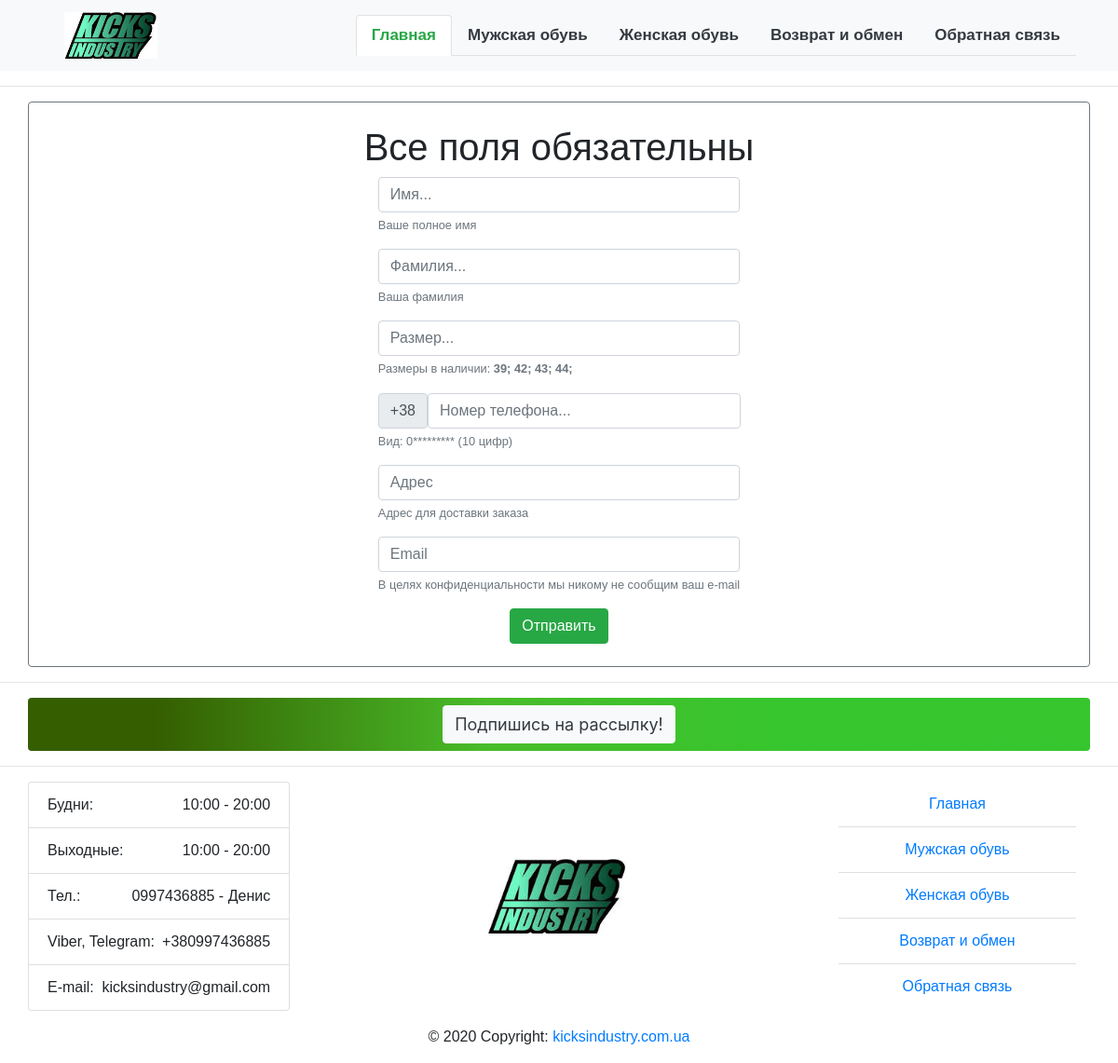
The page /order/2/ on the database as committed earlier.
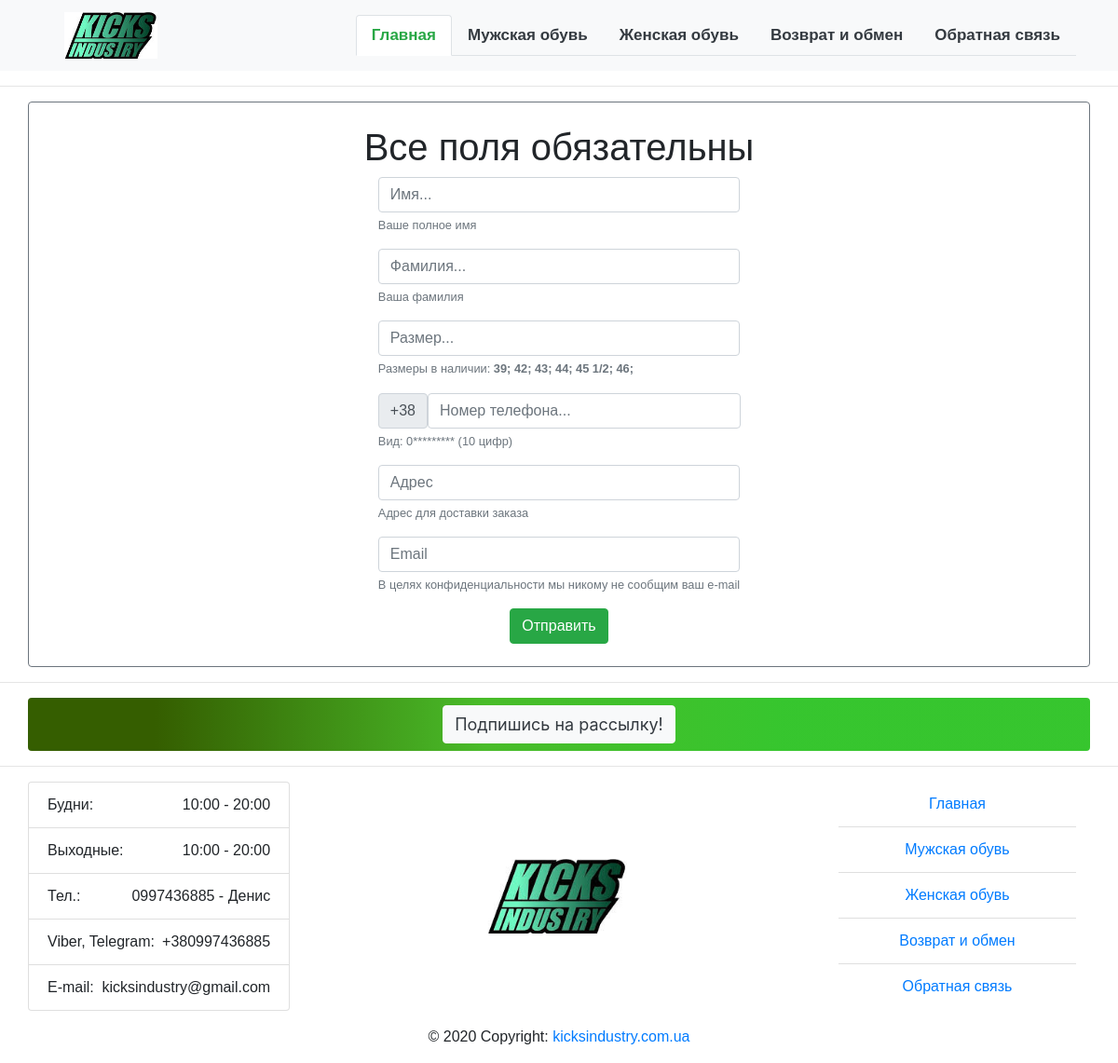
The same page on the database as committed later.
### mainShop/models.py (models this page shows, shortened)
class ShoesSize(models.Model):
    shoes_size = models.ForeignKey(ModelSizeList, on_delete=models.CASCADE)
    model_size = models.CharField(max_length=10, default='')
    is_active = models.BooleanField(default=True)
    class Meta:
        verbose_name = "Размер"
        verbose_name_plural = "Размер"

### userOrder/views.py (the view)
# urls.py: path('<int:id>/', UserOrderView, name='order'),
def UserOrderView(request, id):
    shoes = get_object_or_404(Shoes, id=id)
    size_list = ShoesSize.objects.filter(shoes_size__shoes=shoes).order_by("model_size")
    if request.method == 'POST':
        user_order = UserOrderForm(request.POST)
        if user_order.is_valid():
            name = user_order.cleaned_data['name']
            surname = user_order.cleaned_data['surname']
            size = user_order.cleaned_data['size']
            address = user_order.cleaned_data['address']
            from_email = user_order.cleaned_data['from_email']
            phone = user_order.cleaned_data['phone']
            UserOrder.objects.create(name=name,
                                     surname=surname,
                                     address=address,
                                     phone_no=phone,
                                     email=from_email,
                                     shoes_name=shoes.category.name,
                                     model=shoes.model,
                                     size=size
                                     )
            try:
                shoes.sale_cnt += 1
                shoes.save()
            except BadHeaderError:
                return HttpResponse('Проблема с отправкой отчета о покупке.')
            return render(request, 'userOrder/success.html',
                          {'shoes': shoes,
                           'size': size})
        else:
            error_message = 'Пожалуйста, заполните поля правильно.'
            return render(request, 'userOrder/user_order.html',
                          {'form': user_order,
                           'error': error_message,
                           'size_list': size_list
                           })
    else:
        user_order = UserOrderForm()
    return render(request, 'userOrder/user_order.html',
                  {'form': user_order,
                   'size_list': size_list})

### userOrder/forms.py
class UserOrderForm(forms.Form):
    name = forms.CharField(max_length=64, required=True)
    surname = forms.CharField(max_length=64, required=True)
    size = forms.CharField(max_length=10,
                           validators=[int_list_validator(sep=''),
                                       MinLengthValidator(2), ])
    address = forms.CharField(max_length=128, required=True)
    from_email = forms.EmailField(required=True)
    phone = forms.CharField(max_length=10,
                            validators=[int_list_validator(sep=''),
                                        MinLengthValidator(10), ],)

### templates/userOrder/user_order.html (shortened to what this page needs)
{% extends "wrapper.html" %}
{% load static %}
{% block content %}
<hr>
<div class="container border border-secondary rounded" style="width: auto; font-family: sans-serif;">
    <br>
    <h1 class="font-weight-light text-black d-flex justify-content-center">Все поля обязательны</h1>
 	<div class="d-flex justify-content-center" style="width: auto; padding-left: 5%; padding-right: 5%;">
		<form method="post">
		    <div class="form-group">
			    <input type="text" name="name" class="form-control" id="id_sender" placeholder="Имя..." required>
			    <small id="nameHelp" class="form-text text-muted">Ваше полное имя</small>
	  		</div>
	  		<div class="form-group">
			    <input type="text" name="surname" class="form-control" id="id_sender" placeholder="Фамилия..." required>
			    <small id="surnameHelp" class="form-text text-muted">Ваша фамилия</small>
	  		</div>
	  		<div class="form-group">
			    <input type="text" name="size" class="form-control" id="id_sender" placeholder="Размер..." required>
			    {% if size_list %}
			    	<small id="sizeHelp" class="form-text text-muted">Размеры в наличии: {% for item in size_list %} <b> {{ item.model_size }}; </b> {% endfor %}</small>
			    {% endif %}
	  		</div>
	  		<div class="form-group">
				<div class="input-group-prepend">
		        	<div class="input-group-text">+38</div>
			    	<input type="text" name="phone" class="form-control" id="id_sender" placeholder="Номер телефона..." required>
			    </div>
			    <small id="phoneHelp" class="form-text text-muted">Вид: 0********* (10 цифр)</small>
	  		</div>
	  		<div class="form-group">
			    <input type="text" name="address" class="form-control" id="id_sender" placeholder="Адрес" required>
			    <small id="addressHelp" class="form-text text-muted">Адрес для доставки заказа</small>
	  		</div>
		    <div class="form-group">
			    <input type="text" name="from_email" class="form-control" id="id_sender" placeholder="Email" required>
			    <small id="emailHelp" class="form-text text-muted">В целях конфиденциальности мы никому не сообщим ваш e-mail</small>
	  		</div>
		    <div class="form-actions d-flex justify-content-center">
		      <input class="btn btn-success" type="submit" value="Отправить">
		    </div>
		    <br>
		</form>
	</div>
</div>
{% endblock content %}

Rows that differ between the two databases and show on the page:
added ShoesSize: model_size "45 1/2"
added ShoesSize: model_size "46"
